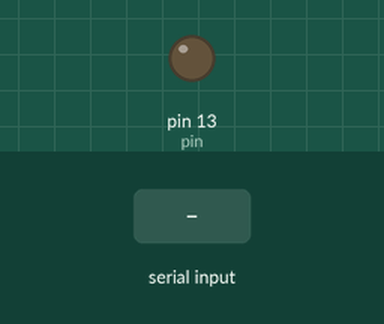
Recording of a sketch running on a simulated Arduino Uno, built with avr-gcc and run on an emulated ATmega328P. Shown: output pins drawn as LEDs (lit = HIGH). The test bench sets the inputs (shaded band). What the sketch prints to the serial monitor is not drawn.

Above: at 0.9 s.
1.0 s: "1" received over Serial
At 1.8 s:
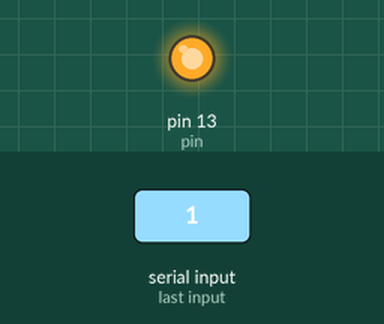
Timing chart, 0 to 4.0 s (numbered marks = the images above; inputs shaded):
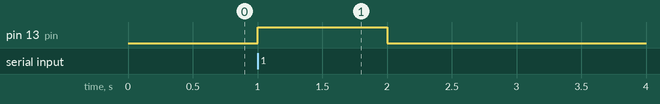

Measured:
- after the input at 1.0 s, pin 13 (pin): LOW → HIGH at once, → LOW 1.0 s later

The sketch:

droidshield_vibrator.ino
```cpp
int pin = 13;
int val;
void setup() {
  // put your setup code here, to run once:
  Serial.begin(9600);
  pinMode(pin, OUTPUT);
  init_shield(); //blocking shield
}

void loop() {

  //switch on the vibrator for 5 sec
  Serial.write(129);
  Serial.write(5);

  delay(5000);
  delay(5000);

  //after 10 sec, make vibration again
}

void init_shield() {
  while(!Serial.available()){}
  Serial.read();//init byte
  digitalWrite(pin, HIGH);
  delay(1000);
  digitalWrite(pin, LOW);
}
```
